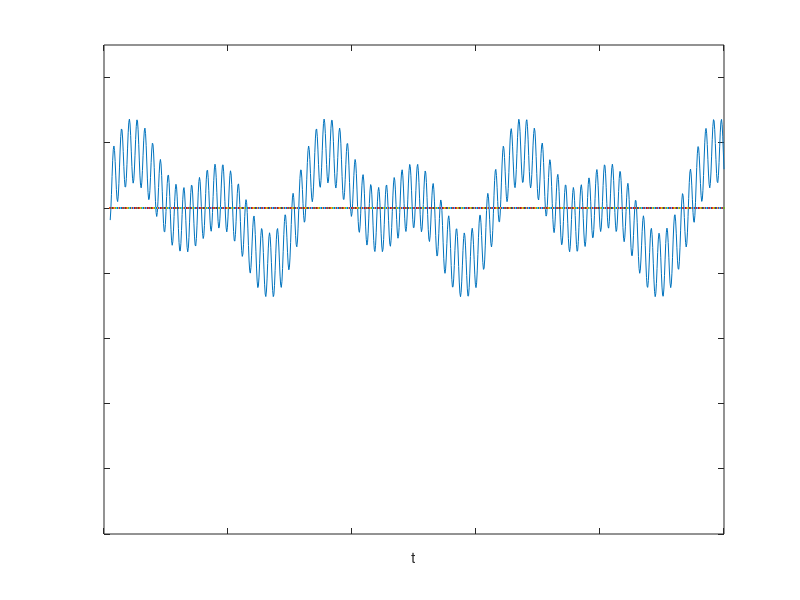

Recreate this plot in MATLAB.
x = 1:0.1:100;

y1 = sin(5*x);
y2 = sin(0.2*x);
y3 = sin(0.4*x);

y0 = y1+ y2 +y3 +10;



h=figure
title('RANS')
plot(x,y0)

xlabel('t');

hold on

y = 10

plot(x,y)

set(gca,'XTickLabel',[]) 
set(gca,'YTickLabel',[]) 
set(gca,'ylim',[0,15]); 


print(h,'-dpng','RANS.png') 